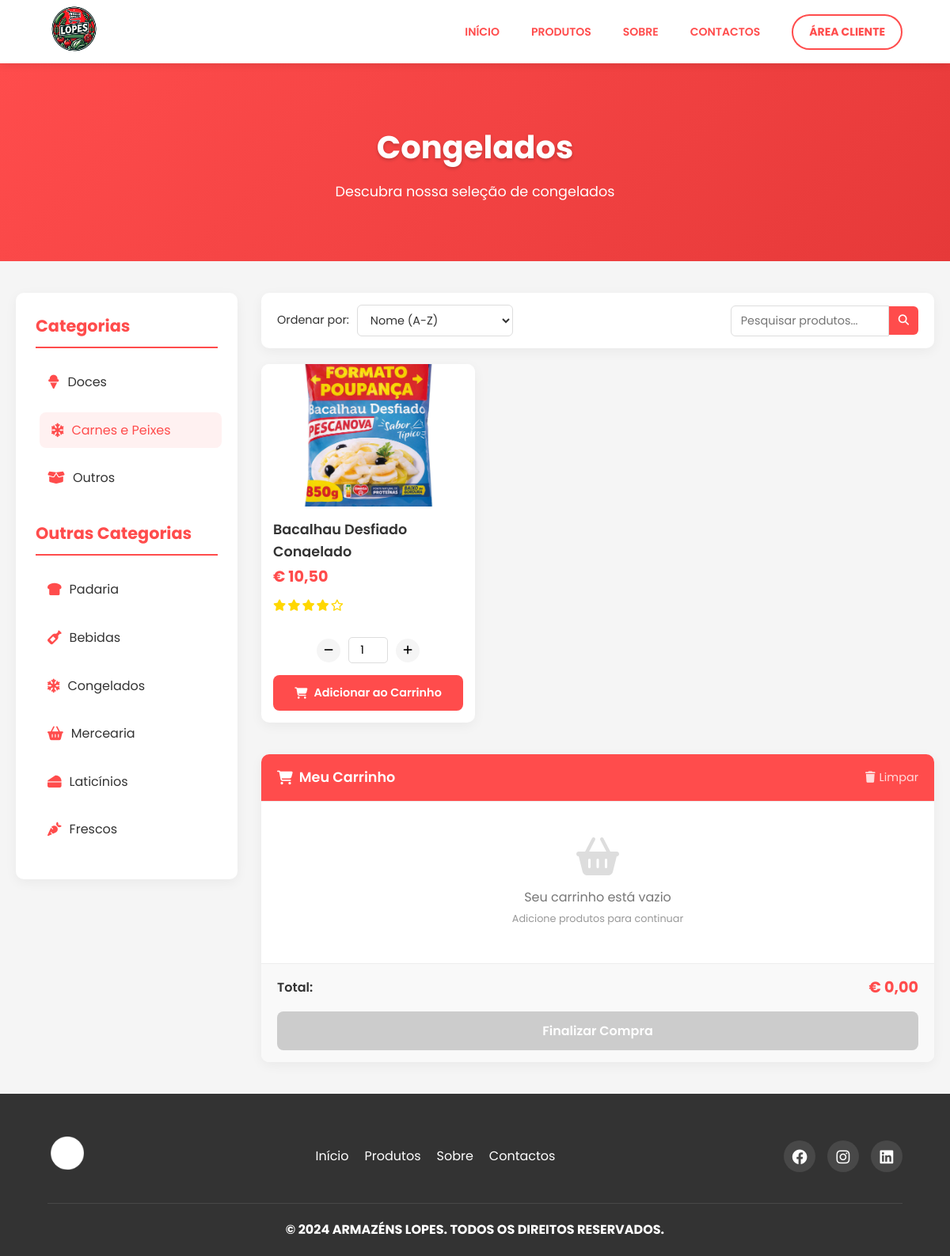
Page /produtos/congelados/congelados2.php (signed in) on the committed database.
### tables this page shows
CREATE TABLE IF NOT EXISTS `produtos` (
  `id` int(11) NOT NULL AUTO_INCREMENT,
  `nome` varchar(100) NOT NULL,
  `descricao` text DEFAULT NULL,
  `preco` decimal(10,2) NOT NULL,
  `imagem` varchar(255) DEFAULT NULL,
  `categoria` varchar(50) DEFAULT NULL,
  PRIMARY KEY (`id`)
);

### produtos/congelados/congelados2.php (the view, shortened to what this page needs)
<?php
include('../db_connect.php');
if (isset($_SESSION['email'])) {
    $redirectUrl = "../../client/dashboard.php";
} else {
    $redirectUrl = "../../login/login.php";
}
$categoria = "peixecarnecongelado";
$sql = "SELECT * FROM produtos WHERE categoria = '$categoria'";
$result = $conn->query($sql);
?>
<!DOCTYPE html>
<html lang="pt-PT">
<head>
    <link rel="stylesheet" href="../styles/style.css">
    <link rel="stylesheet" href="https://cdnjs.cloudflare.com/ajax/libs/font-awesome/6.4.0/css/all.min.css">
</head>
<body>
    <header>
        <div id="headerimg">
            <a href="../../index.php"><img src="../../img/logolopes.png" alt="Logo Armazéns Lopes"></a>
        </div>
        <div id="headerselect">
            <a href="../../index.php">INÍCIO</a>
            <a href="../../index.php#container2">PRODUTOS</a>
            <a href="../../index.php#sobre">SOBRE</a>
            <a href="../../index.php#container6">CONTACTOS</a>
            <button id="buttonheader" onclick="window.location.href='<?php echo $redirectUrl; ?>'"><strong>ÁREA CLIENTE</strong></button>
        </div>
    </header>
    <div class="page-banner">
        <div class="banner-content">
            <h1>Congelados</h1>
            <p>Descubra nossa seleção de congelados</p>
        </div>
    </div>
    <main>
        <div class="main-container">
        <div class="sidebar">
                <h3>Categorias</h3>
                <ul>
                <li><a href="congelados.php"><i class="fas fa-ice-cream"></i>Doces</a></li>
                <li><a href="congelados2.php" class="active"><i class="fas fa-snowflake"></i>Carnes e Peixes</a></li>
                <li><a href="congelados3.php"><i class="fas fa-box-open"></i>Outros</a></li>
                </ul>
                <h3>Outras Categorias</h3>
                <ul>
                    <li><a href="../padaria/padaria1.php"><i class="fas fa-bread-slice"></i>Padaria</a></li>
                    <li><a href="../bebidas/bebidas.php"><i class="fas fa-wine-bottle"></i>Bebidas</a></li>
                    <li><a href="../congelados/congelados.php"><i class="fas fa-snowflake"></i>Congelados</a></li>
                    <li><a href="../mercearia/mercearia.php"><i class="fas fa-shopping-basket"></i>Mercearia</a></li>
                    <li><a href="../laticinios/laticinios.php"><i class="fas fa-cheese"></i>Laticínios</a></li>
                    <li><a href="../frescos/frescos.php"><i class="fas fa-carrot"></i>Frescos</a></li>
                </ul>
            </div>
            <div class="content-wrapper">
                <div class="product-filters">
                    <div class="filter-group">
                        <label for="sort-by">Ordenar por:</label>
                        <select id="sort-by">
                            <option value="name-asc">Nome (A-Z)</option>
                        </select>
                    </div>
                    <div class="search-products">
                        <input type="text" id="search-input" placeholder="Pesquisar produtos...">
                        <button id="search-btn"><i class="fas fa-search"></i></button>
                    </div>
                </div>
                <div class="product-container">
                    <?php
                    if ($result->num_rows > 0) {
                        while ($row = $result->fetch_assoc()) {
                            echo "<div class='product' data-id='" . $row["id"] . "' data-name='" . $row["nome"] . "' data-price='" . $row["preco"] . "'>";
                            echo "<div class='img-container'>";
                            echo "<img src='" . $row["imagem"] . "' alt='" . $row["nome"] . "'>";
                            echo "</div>";
                            echo "<div class='product-info'>";
                            echo "<h4>" . $row["nome"] . "</h4>";
                            echo "<p class='price'>€ " . number_format($row["preco"], 2, ',', '.') . "</p>";
                            echo "<div class='product-rating'>";
                            echo "<i class='fas fa-star'></i>";
                            echo "<i class='fas fa-star'></i>";
                            echo "<i class='fas fa-star'></i>";
                            echo "<i class='fas fa-star'></i>";
                            echo "<i class='far fa-star'></i>";
                            echo "<span>(4.0)</span>";
                            echo "</div>";
                            echo "</div>";
                            echo "<div class='quantity'>";
                            echo "<button class='btn-minus' data-id='" . $row["id"] . "'><i class='fas fa-minus'></i></button>";
                            echo "<input type='number' value='1' min='1' class='quantity-input' id='qty-" . $row["id"] . "' />";
                            echo "<button class='btn-plus' data-id='" . $row["id"] . "'><i class='fas fa-plus'></i></button>";
                            echo "</div>";
                            echo "<button class='btn-order' data-id='" . $row["id"] . "' data-name='" . $row["nome"] . "' data-price='" . $row["preco"] . "' data-image='" . $row["imagem"] . "'>";
                            echo "<i class='fas fa-shopping-cart'></i> Adicionar ao Carrinho</button>";
                            echo "</div>";
                        }
                    } else {
                        echo "<div class='no-products'>";
                        echo "<i class='fas fa-exclamation-circle'></i>";
                        echo "<p>Nenhum produto encontrado</p>";
                        echo "<p>Tente outra categoria ou volte mais tarde</p>";
                        echo "</div>";
                    }
                    ?>
                </div>
                <div class="cart-container">
                    <div class="cart-header">
                        <h3><i class="fas fa-shopping-cart"></i> Meu Carrinho</h3>
                        <button id="clear-cart"><i class="fas fa-trash"></i> Limpar</button>
                    </div>
                    <div class="cart-items">
                    </div>
                    <div class="cart-footer">
                        <div class="cart-total">
                            <span>Total:</span>
                            <span id="cart-total-value">€ 0,00</span>
                        </div>
                        <button id="checkout-btn" disabled>Finalizar Compra</button>
                    </div>
                </div>
            </div>
        </div>
    </main>
    <footer>
        <div class="footer-content">
            <div class="footer-logo">
                <img src="../../img/logolopes.png" alt="Logo Armazéns Lopes" width="50">
            </div>
            <div class="footer-links">
                <a href="../../index.php">Início</a>
                <a href="../../index.php#container2">Produtos</a>
                <a href="../../index.php#sobre">Sobre</a>
                <a href="../../index.php#container6">Contactos</a>
            </div>
            <div class="footer-social">
                <a href="#"><i class="fab fa-facebook"></i></a>
                <a href="#"><i class="fab fa-instagram"></i></a>
                <a href="#"><i class="fab fa-linkedin"></i></a>
            </div>
        </div>
        <div class="footer-bottom">
            <p><strong>© 2024 ARMAZÉNS LOPES. TODOS OS DIREITOS RESERVADOS.</strong></p>
        </div>
    </footer>
</body>
</html>

### rows in the picture
produtos: imagem (picture), nome "Bacalhau Desfiado Congelado", preco "10,50"
